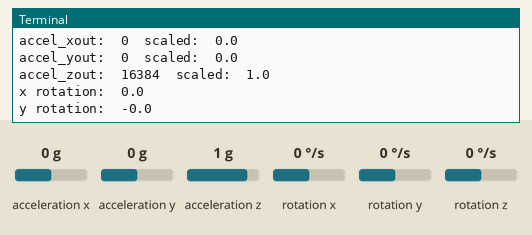
This program was run on a simulated Raspberry Pi (BCM pin numbers). On the bench: the last lines printed to the terminal. The inputs (shaded band) are chosen by the test bench; at power-on: acceleration x 0 g, acceleration y 0 g, acceleration z 1 g, rotation x 0 °/s, rotation y 0 °/s, rotation z 0 °/s. The clock reads 2024-03-15 10:24:30 at power-on unless the program sets it; files the program writes start out absent.

Above: at 1.2 s.
1.3 s: acceleration x set to -1.4 g
At 1.76 s:
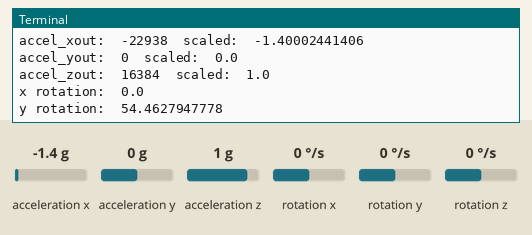
2.8 s: acceleration y set to -1.4 g
At 3.11 s:
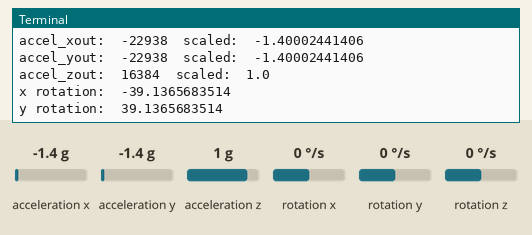
4.3 s: acceleration z set to -1.4 g
At 4.91 s:
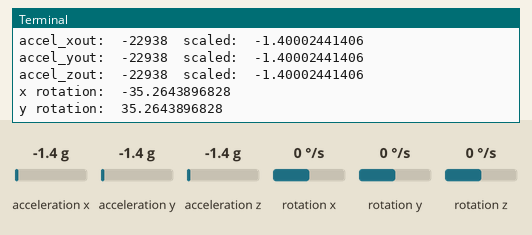
5.8 s: rotation x set to -192 °/s
7.3 s: rotation y set to -192 °/s
Timing chart, 0 to 9.8 s (numbered marks = the images above; inputs shaded):
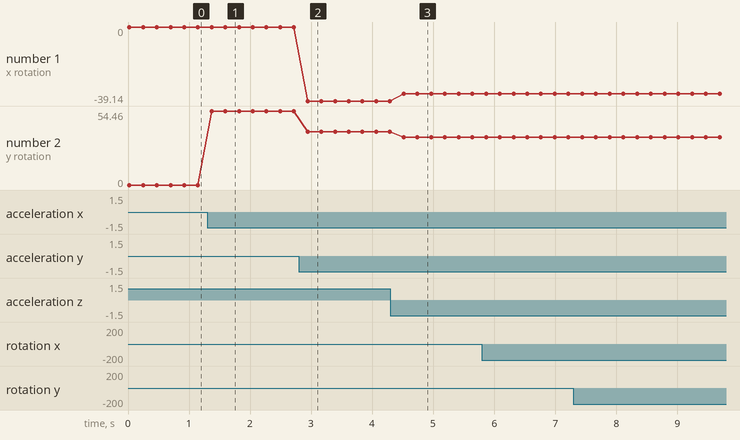

Measured:
- after the input at 1.3 s, the terminal: prints a new line after 0.07 s (image 1)
- after the input at 2.8 s, the terminal: prints a new line after 0.14 s (image 2)
- after the input at 4.3 s, the terminal: prints a new line after 0.22 s (image 3)
- plotted number 1: 0 → -39.14 after the input at 2.8 s, -39.14 → -35.26 after the input at 4.3 s
- plotted number 2: 0 → 54.46 after the input at 1.3 s, 54.46 → 39.14 after the input at 2.8 s, 39.14 → 35.26 after the input at 4.3 s

The program:

test.py
```python
#!/usr/bin/python
# -*- coding: utf-8 -*-
# this file is executed automatically at startup
import smbus
import math
import os
import time
import socket
import sys
from datetime import datetime

clear = lambda: os.system('clear')
# Power management registers
power_mgmt_1 = 0x6b
power_mgmt_2 = 0x6c

def read_byte(adr):
      return bus.read_byte_data(address, adr)

def read_word(adr):
      high = bus.read_byte_data(address, adr)
      low = bus.read_byte_data(address, adr+1)
      val = (high << 8) + low
      return val

def read_word_2c(adr):
      val = read_word(adr)
      if (val >= 0x8000):
          return -((65535 - val) + 1)
      else:
          return val

def dist(a,b):
      return math.sqrt((a*a)+(b*b))

def get_y_rotation(x,y,z):
      radians = math.atan2(x, dist(y,z))
      return -math.degrees(radians)

def get_x_rotation(x,y,z):
      radians = math.atan2(y, dist(x,z))
      return math.degrees(radians)

bus = smbus.SMBus(1)
#bus = smbus.SMBus(0) A SECONDA DELLA SCHEDA
address = 0x68       # A seconda dell'indirizzo trovato precedentamente

# Avviamo il chip MPU6050, in questo punto si può avviare un loop

filename = datetime.now().strftime("%d-%m-%Y_%H:%M:%S")
while 1==1:
      bus.write_byte_data(address, power_mgmt_1, 0)
      clear()
      print "gyro data"
      print "---------"

      gyro_xout = read_word_2c(0x43)
      gyro_yout = read_word_2c(0x45)
      gyro_zout = read_word_2c(0x47)

      print "gyro_xout: ", gyro_xout, " scaled: ", (gyro_xout / 131)
      print "gyro_yout: ", gyro_yout, " scaled: ", (gyro_yout / 131)
      print "gyro_zout: ", gyro_zout, " scaled: ", (gyro_zout / 131)

      print ""
      print "accelerometer data"
      print "------------------"

      accel_xout = read_word_2c(0x3b)
      accel_yout = read_word_2c(0x3d)
      accel_zout = read_word_2c(0x3f)
      accel_xout_scaled = accel_xout / 16384.0
      accel_yout_scaled = accel_yout / 16384.0
      accel_zout_scaled = accel_zout / 16384.0

      print "accel_xout: ", accel_xout, " scaled: ", accel_xout_scaled
      print "accel_yout: ", accel_yout, " scaled: ", accel_yout_scaled
      print "accel_zout: ", accel_zout, " scaled: ", accel_zout_scaled

      xRot = get_x_rotation(accel_xout_scaled, accel_yout_scaled, accel_zout_scaled)
      yRot = get_y_rotation(accel_xout_scaled, accel_yout_scaled, accel_zout_scaled)
      print "x rotation: " , xRot
      print "y rotation: " , yRot

      f = open("/home/pi/rilevazioni/"+filename+".txt", "a")
      f.write(str(xRot)+";"+str(yRot)+";"+str(time.time())+";\n")
      f.close()
      time.sleep(0.2)
```
